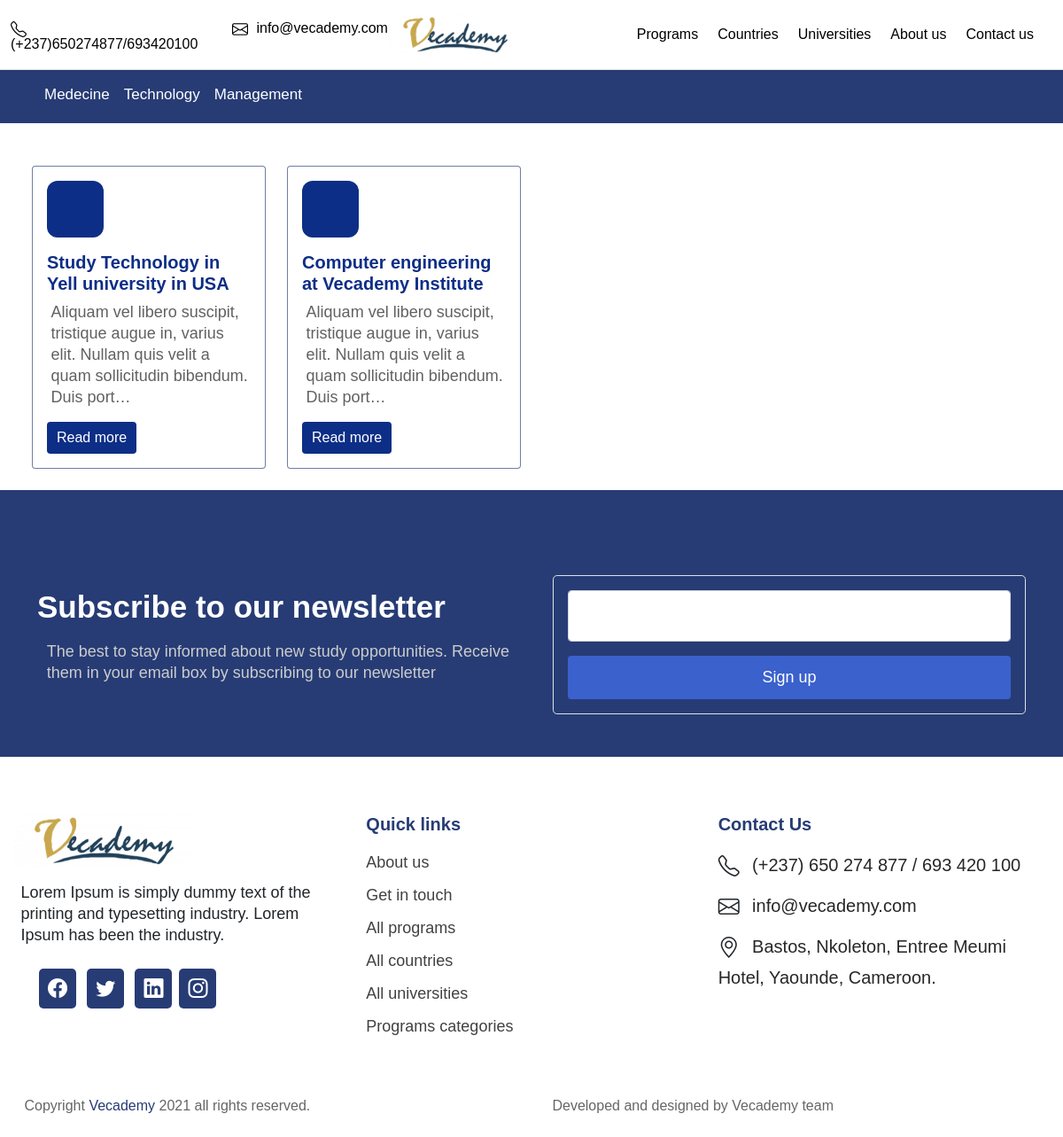
Page /programs-categories/Technology/ on the committed database.
### main/models.py (models this page shows, shortened)
class ProgramCategory(models.Model):
    program_category_title = models.CharField(max_length=254, null= True, blank=True)
    program_category_description = RichTextField(null = True, blank = True)
    program_category_image = models.ImageField(default = 'default', upload_to = 'programs-images/%Y/%m/%d/')
    date_created = models.DateTimeField(auto_now_add=True, blank=True, null=True)
    last_update = models.DateTimeField(null=True, blank=True)
    set_draft = models.BooleanField(default=True)
    set_featured = models.BooleanField(default=False)
    class Meta:
        verbose_name = 'Program Category'
        verbose_name_plural = 'Program Categories'

class Program(models.Model):
    program_name = models.CharField(max_length=254, null=True, blank=True)
    program_category = models.ForeignKey(ProgramCategory, blank=True, null=True, on_delete=models.PROTECT)
    choose_university = models.ForeignKey(University, on_delete=models.PROTECT, null=True, blank=True)
    program_short_description = models.TextField(max_length=200, null=True, blank=True)
    program_description = RichTextField(blank = True, null = True)
    program_image = models.ImageField(default = 'default.png', upload_to = 'programs-images/%Y/%m/%d/')
    program_icon = IconField(null = True, blank =True, default = 'Graduation Cap')
    date_created = models.DateTimeField(auto_now_add=True, blank=True, null=True)
    last_update = models.DateTimeField(null=True, blank=True)
    set_draft = models.BooleanField(default=True)
    set_featured = models.BooleanField(default=False)
    class Meta:
        verbose_name = 'Program'
        verbose_name_plural = 'Programs'

### main/views.py (the view)
# urls.py: path('programs-categories/<str:category_url>/', views.singleProgramCategory, name = 'single-category'),
def singleProgramCategory(request, category_url):
    category_to_navebar = ProgramCategory.objects.all().filter(set_draft = False, set_featured = True)
    program_to_form = Program.objects.all().filter(set_draft = False)
    program_category = ProgramCategory.objects.get(program_category_title =category_url, set_draft =False)
    featured_post = BlogPost.objects.all().filter(set_draft = False, set_featured = True).order_by('-date_created')[:8]
    program = program_category.program_set.all().filter(set_draft = False)
    context = {
        'program_to_form':program_to_form,
        'featured_post':featured_post,
        'program_category':program_category,
        'program':program,
        'category_to_navebar':category_to_navebar,
    }
    return render(request, 'main/single-category.html', context)

### main/templates/main/single-category.html (shortened to what this page needs)
{% extends 'main/index.html' %}
{% load static %}
{% block contain %}
{% if program %}
<main>
    <div class="p-4 mt-4">
        <div class="container-fluid " id="featured-3">
            <div class="row g-4">
                {% for item in program %}
                <div class="feature col-lg-3 col-md-6 col-12">
                    <a href="{% url 'single-program' item.program_name %}">
                        <div style="border-color: #273c75a8;" class="card p-3">
                            <div class="feature-icon icon-bg-color">
                            </div>
                            <h3 class="main-color"><a href="{% url 'single-program' item.program_name %}">{{item.program_name}}</a></h3>
                            <p style="color: rgb(97, 97, 97);">{{item.program_short_description|truncatechars:120}}</p>
                            <div class="row">
                                <div class="col-6">
                                    <a href="{% url 'single-program' item.program_name %}" class="btn read-more">Read more</a>
                                </div>
                            </div>
                        </div>
                    </a>
                </div>
                {% endfor %}
            </div>
        </div>
    </div>
</main>
{% endif %}
{% include 'main/newsletter.html' %}
{% endblock %}

### main/templates/main/navbar.html
{% load static %}
{% if category_to_navebar %}
<div class="main-bg-color py-2">
    <div class="container">
        <div class="nav-scroller">
            <nav class="nav">
                {% for item in category_to_navebar %}
                <a class="p-2 text-white" href="{% url 'single-category' item.program_category_title %}">{{item.program_category_title}}</a>
                {% endfor %}
            </nav>
        </div>
    </div>
</div>
{% endif %}

### static/css/main.css (style rules this page uses)
body { font-family: proxima-nova, Helvetica, Arial, sans-serif; }
h3 { font-family: proxima-nova, Helvetica, Arial, sans-serif; font-weight: 600; line-height: 24px; font-size: 20px; }
p { font-family: proxima-nova, Helvetica, Arial, sans-serif; font-weight: 400; line-height: 24px; font-size: 18px; padding-left: 2%; }
.main-bg-color { background-color: #273c75; }
.main-color { color: #273c75; text-decoration: none; }
.nav-scroller { position: relative; z-index: 2; height: 2.75rem; overflow-y: hidden; }
.nav-scroller .nav { display: flex; flex-wrap: nowrap; padding-bottom: 1rem; margin-top: -1px; overflow-x: auto; text-align: center; white-space: nowrap; -webkit-overflow-scrolling: touch; }
.nav-scroller .nav a { text-decoration: none; font-size: 17px; color: #273c75; font-weight: 500; }
.icon-bg-color { background-color: #0d2e86; }
.main-color a { color: #0d2e86; text-decoration: none; }
.read-more { width: auto; padding: 5px 10px 5px 10px; background-color: #0d2e86; text-decoration: none; color: white; }
.feature-icon { display: inline-flex; align-items: center; justify-content: center; width: 4rem; height: 4rem; margin-bottom: 1rem; font-size: 2rem; color: #fff; border-radius: .75rem; }

### rows in the picture
ProgramCategory: program_category_title "Medecine"
ProgramCategory: program_category_title "Technology"
ProgramCategory: program_category_title "Management"
Program: program_name "Study Technology in Yell university in USA", program_short_description "Aliquam vel libero suscipit, tristique augue in, varius elit. Nullam quis velit a quam sollicitudin bibendum. Duis port…"
Program: program_name "Computer engineering at Vecademy Institute", program_short_description "Aliquam vel libero suscipit, tristique augue in, varius elit. Nullam quis velit a quam sollicitudin bibendum. Duis port…"
